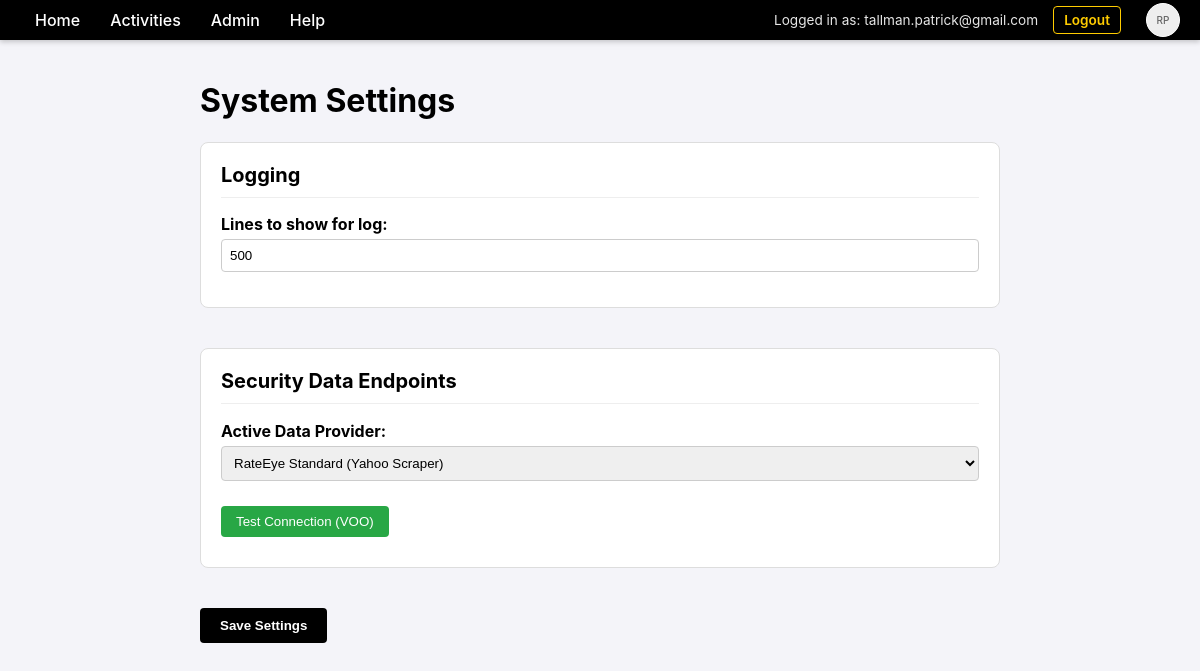
The page /settings/system (signed in) on the database its author committed.
### database.py (models this page shows)
class Role(Base):
    __tablename__ = "roles"
    id = Column(Integer, primary_key=True, index=True)
    name = Column(String, unique=True, index=True)
    description = Column(String)
    users = relationship("User", secondary=user_roles, back_populates="roles")
    permissions = relationship("Permission", back_populates="role", cascade="all, delete-orphan")

class User(Base):
    __tablename__ = "users"
    id = Column(Integer, primary_key=True, index=True)
    username = Column(String, unique=True, index=True)
    email = Column(String, unique=True, index=True)
    hashed_password = Column(String, nullable=True)
    is_authorized = Column(Boolean, default=True)
    force_password_change = Column(Boolean, default=False)
    provider = Column(String, default="local")
    profile_json = Column(Text, nullable=True)
    photo_url = Column(String, nullable=True)
    settings = relationship("UserSetting", back_populates="user", cascade="all, delete-orphan")
    roles = relationship("Role", secondary=user_roles, back_populates="users")
    permissions = relationship("Permission", back_populates="user", cascade="all, delete-orphan")

class SystemSetting(Base):
    __tablename__ = "system_settings"
    name = Column(String, primary_key=True, index=True)
    value = Column(String)

### main.py (the view)
@app.get("/settings/system", response_class=HTMLResponse, tags=[PageType.SETTINGS])
async def system_settings_page(
    request: Request,
    accept_language: str = Header(None),
    user: User = Depends(check_page_permission),
    db: Session = Depends(get_db),
):
    t = get_text(accept_language)
    line_count = get_system_setting(db, "log_lines", "100")
    active_endpoint = get_system_setting(db, "security_data_endpoint", "yahoo")
    active_key = get_system_setting(db, "security_data_api_key", "")
    logger.info(f"System settings page accessed by {user.email}.")
    return templates.TemplateResponse(
        request, "system_settings.html", {
            "t": t,
            "line_count": line_count,
            "user": user,
            "active_endpoint": active_endpoint,
            "active_key": active_key
        }
    )

### templates/system_settings.html (shortened to what this page needs)
{% extends "base.html" %}
{% block content %}
<div class="settings-container">
    <h1>{{ t.heading_system_settings }}</h1>
    <form action="/settings/system" method="post">
        <div class="settings-section">
            <h2>Logging</h2>
            <div class="form-group">
                <label for="log_lines">{{ t.label_log_lines }}</label>
                <input type="number" id="log_lines" name="log_lines" value="{{ line_count }}">
            </div>
        </div>
        <div class="settings-section">
            <h2>{{ t.heading_security_endpoints }}</h2>
            <div class="form-group">
                <label for="security_data_endpoint">{{ t.label_active_endpoint }}</label>
                <select id="security_data_endpoint" name="security_data_endpoint" onchange="toggleApiKey()">
                    <option value="yahoo" {% if active_endpoint == 'yahoo' %}selected{% endif %}>RateEye Standard (Yahoo Scraper)</option>
                </select>
            </div>
            <button type="button" id="btn-test-endpoint" class="btn-test">{{ t.btn_test_endpoint }}</button>
        </div>
        <button type="submit" class="btn-save-settings">{{ t.btn_save_settings }}</button>
    </form>
</div>
{% endblock %}

### templates/base.html (shortened to what this page needs)
<!DOCTYPE html>
<html>
<head>
    <link rel="stylesheet" href="/static/css/style.css">
</head>
<body>
    <div class="menu-bar">
        <div class="menu-item" data-href="/">{{ t.item_home or 'Home' }}</div>
        <div class="menu-item">{{ t.menu_activities or 'Activities' }}
        </div>
        {% if user and 'Admin' in user.roles | map(attribute='name') %}
        <div class="menu-item">{{ t.menu_admin or 'Admin' }}
        </div>
        {% endif %}
        <div class="menu-item">{{ t.menu_help }}
        </div>
        <div class="user-info">
            {% if user %}
                <span>{{ t.msg_logged_in_as }} {{ user.email }}</span>
                <a href="/logout" style="margin-right: 15px;">{{ t.nav_logout }}</a>
                <div class="menu-item" style="padding: 0;">
                    {% if user.photo_url %}
                        <img src="{{ user.photo_url }}" class="user-photo" alt="User Photo">
                    {% else %}
                        <div class="user-photo" style="display: flex; align-items: center; justify-content: center; font-size: 10px; color: #666;">
                            RP
                        </div>
                    {% endif %}
                </div>
            {% else %}
                <a href="/login">{{ t.nav_login }}</a>
                <a href="/register">{{ t.nav_register }}</a>
            {% endif %}
        </div>
    </div>
    <div class="content">
        {% block content %}{% endblock %}
    </div>
</body>
</html>

### static/css/style.css (style rules this page uses)
body { font-family: -apple-system, BlinkMacSystemFont, "Segoe UI", Roboto, Helvetica, Arial, sans-serif; margin: 0; padding: 0; background-color: #f4f4f9; }
.menu-bar { background-color: #000000; color: #ffffff; display: flex; padding: 0 20px; align-items: stretch; box-shadow: 0 2px 5px rgba(0,0,0,0.2); height: 40px; }
.menu-item { position: relative; padding: 0 15px; cursor: pointer; font-weight: 500; display: flex; align-items: center; }
.content { padding: 0; width: 100%; margin: 0; }
.user-info { margin-left: auto; display: flex; align-items: center; color: white; font-size: 0.85em; }
.user-info span { margin-right: 15px; opacity: 0.9; }
.user-info a { color: #ffcc00; font-weight: 600; text-decoration: none; padding: 5px 10px; border: 1px solid #ffcc00; border-radius: 4px; }
.user-photo { width: 32px; height: 32px; border-radius: 50%; background: #eee; margin-left: 10px; object-fit: cover; border: 1px solid #fff; }

### templates/system_settings.html (style rules this page uses)
.settings-container { padding: 20px; max-width: 800px; margin: 0 auto; }
.settings-section { margin-bottom: 40px; border: 1px solid #ddd; border-radius: 8px; background: #fff; padding: 20px; }
.settings-section h2 { margin-top: 0; border-bottom: 1px solid #eee; padding-bottom: 10px; font-size: 1.25em; }
.form-group { margin-bottom: 15px; }
.form-group label { display: block; font-weight: bold; margin-bottom: 5px; }
.form-group input, .form-group select { width: 100%; padding: 8px; border: 1px solid #ccc; border-radius: 4px; box-sizing: border-box; }
.btn-save-settings { background-color: #000; color: #fff; padding: 10px 20px; border: none; border-radius: 4px; cursor: pointer; font-weight: bold; }
.btn-test { background-color: #28a745; color: #fff; padding: 8px 15px; border: none; border-radius: 4px; cursor: pointer; margin-top: 10px; }

### rows shown on the page
Role: name "Admin"
User: email "tallman.patrick@gmail.com"
SystemSetting: log_lines "500"

### other values the page prints
{{ t.item_home or 'Home' }} "Home"
{{ t.menu_activities or 'Activities' }} "Activities"
{{ t.menu_help }} "Help"
{{ t.msg_logged_in_as }} "Logged in as:"
{{ t.nav_logout }} "Logout"
{{ t.heading_system_settings }} "System Settings"
{{ t.label_log_lines }} "Lines to show for log:"
{{ t.heading_security_endpoints }} "Security Data Endpoints"
{{ t.label_active_endpoint }} "Active Data Provider:"
{{ t.btn_test_endpoint }} "Test Connection (VOO)"
{{ t.btn_save_settings }} "Save Settings"
